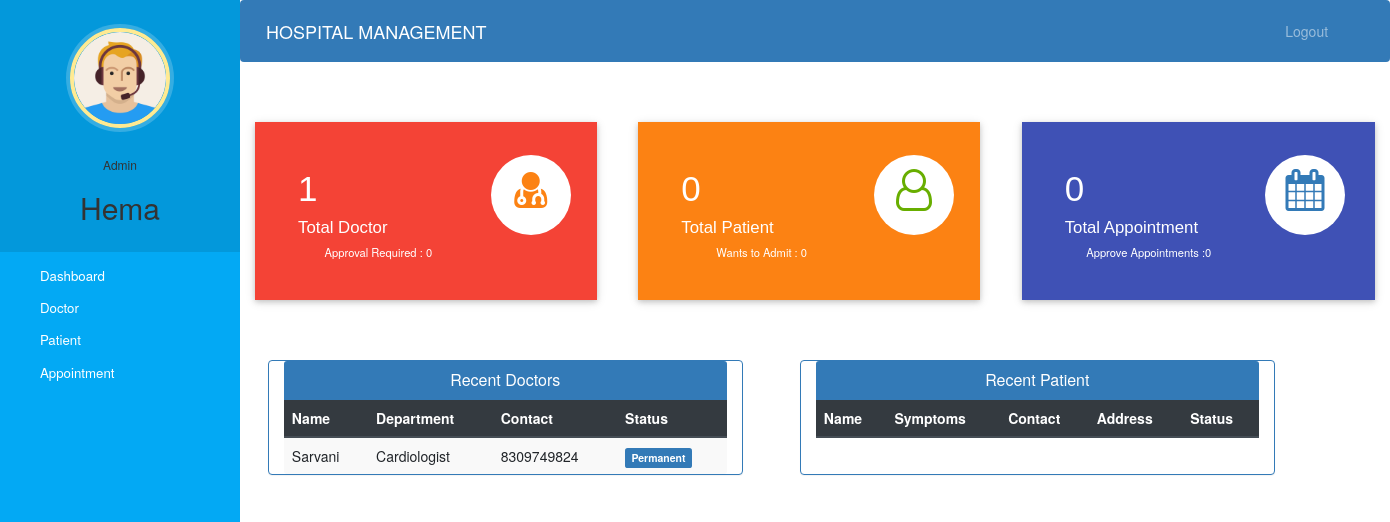
Page /admin-dashboard (signed in) on the committed database.
### hospital/models.py (models this page shows, shortened)
class Doctor(models.Model):
    user=models.OneToOneField(User,on_delete=models.CASCADE)
    profile_pic= models.ImageField(upload_to='profile_pic/DoctorProfilePic/',null=True,blank=True)
    address = models.CharField(max_length=40)
    mobile = models.CharField(max_length=20,null=True)
    department= models.CharField(max_length=50,choices=departments,default='Cardiologist')
    status=models.BooleanField(default=False)
    @property
    def get_name(self):
        return self.user.first_name+" "+self.user.last_name

### hospital/views.py (the view)
# urls.py: path('admin-dashboard', views.admin_dashboard_view,name='admin-dashboard'),
@login_required(login_url='adminlogin')
@user_passes_test(is_admin)
def admin_dashboard_view(request):
    doctors=models.Doctor.objects.all().order_by('-id')
    patients=models.Patient.objects.all().order_by('-id')
    doctorcount=models.Doctor.objects.all().filter(status=True).count()
    pendingdoctorcount=models.Doctor.objects.all().filter(status=False).count()
    patientcount=models.Patient.objects.all().filter(status=True).count()
    pendingpatientcount=models.Patient.objects.all().filter(status=False).count()
    appointmentcount=models.Appointment.objects.all().filter(status=True).count()
    pendingappointmentcount=models.Appointment.objects.all().filter(status=False).count()
    mydict={
    'doctors':doctors,
    'patients':patients,
    'doctorcount':doctorcount,
    'pendingdoctorcount':pendingdoctorcount,
    'patientcount':patientcount,
    'pendingpatientcount':pendingpatientcount,
    'appointmentcount':appointmentcount,
    'pendingappointmentcount':pendingappointmentcount,
    }
    return render(request,'hospital/admin_dashboard.html',context=mydict)

### hospital/views.py (called while the page is built)
def is_admin(user):
    return user.groups.filter(name='ADMIN').exists()

### templates/hospital/admin_dashboard.html (shortened to what this page needs)
{% extends 'hospital/admin_base.html' %}
{% load static %}
{% block content %}
{%include 'hospital/admin_dashboard_cards.html'%}
<br><br><br>
<div class="container">
  <div class="row">
    <div class="panel panel-primary col-md-5" style="margin-left:2%;">
      <div class="panel-heading" style="text-align:center;">
        <h6 class="panel-title">Recent Doctors</h6>
      </div>
      <table class="table table-hover table-striped" id="dev-table">
        <thead class="thead-dark">
          <tr>
            <th>Name</th>
            <th>Department</th>
            <th>Contact</th>
            <th>Status</th>
          </tr>
        </thead>
        {% for d in doctors %}
        <tr>
          <td> {{d.get_name}}</td>
          <td>{{d.department}}</td>
          <td>{{d.mobile}}</td>
          {%if d.status%}
          <td> <span class="label label-primary">Permanent</span></td>
          {% else %}
          <td> <span class="label label-success">On Hold</span></td>
          {% endif %}
        </tr>
        {% endfor %}
      </table>
    </div>
    <div class="panel panel-primary col-md-5" style="margin-left:5%;">
      <div class="panel-heading" style="text-align:center;">
        <h6 class="panel-title">Recent Patient</h6>
      </div>
      <table class="table table-hover table-striped" id="dev-table">
        <thead class="thead-dark">
          <tr>
            <th>Name</th>
            <th>Symptoms</th>
            <th>Contact</th>
            <th>Address</th>
            <th>Status</th>
          </tr>
        </thead>
      </table>
    </div>
  </div>
</div>
{% endblock content %}

### templates/hospital/admin_base.html (shortened to what this page needs)
<!DOCTYPE html>
{% load static %}
<html lang="en">
<head>
  <link rel="stylesheet" href="https://stackpath.bootstrapcdn.com/bootstrap/4.3.1/css/bootstrap.min.css">
  <link rel="stylesheet" href="https://maxcdn.bootstrapcdn.com/font-awesome/4.7.0/css/font-awesome.min.css">
  <link rel="stylesheet" href="{% static '/style.css' %}">
</head>
<body>
  <nav class="menu" tabindex="0">
    <header class="avatar">
      <img src="{% static "images/adminpropic.png" %}" />
      <br><br>
      <h6>Admin</h6>
      <h2>{{request.user.first_name}}</h2>
    </header>
    <ul>
      <li tabindex="0" class="icon-dashboard"> <a style="color:white; text-decoration:none;" href="/admin-dashboard"><span>Dashboard</span></a> </li>
      <li tabindex="0" class="icon-customers"> <a style="color:white; text-decoration:none;" href="/admin-doctor"><span>Doctor</span></a></li>
      <li tabindex="0" class="icon-users"> <a style="color:white; text-decoration:none;" href="/admin-patient"><span>Patient</span></a></li>
      <li tabindex="0" class="icon-calendar"> <a style="color:white; text-decoration:none;" href="/admin-appointment"><span>Appointment</span></a></li>
    </ul>
  </nav>
  <main>
    <div class="bs-example">
      <nav class="navbar navbar-expand-md  navbar-dark fixed-top" style="background:#337AB7;">
        <a href="/admin-dashboard" class="navbar-brand">HOSPITAL MANAGEMENT</a>
        <div class="collapse navbar-collapse justify-content-between" id="navbarCollapse">
          <div class="navbar-nav" style=" margin-left: 90%;">
            <a href="{% url 'admin-logout' %}" class="nav-item nav-link">Logout</a>
          </div>
        </div>
      </nav>
    </div>
    <br><br>
    {% block content %}
    {% endblock content %}
    <br><br><br><br>
  </main>
</body>
</html>

### static/style.css (style rules this page uses)
body { padding-left: 240px; }
main { position: relative; height: 100vh; }
.menu { background: #5bc995; height: 100vh; width: 240px; position: fixed; top: 0px; left: 0; z-index: 5; outline: none; }
.menu .avatar { background: rgba(0, 0, 0, 0.1); padding: 2em 0.5em; text-align: center; }
.menu .avatar img { width: 100px; border-radius: 50%; overflow: hidden; border: 4px solid #ffea92; box-shadow: 0 0 0 4px rgba(255, 255, 255, 0.2); }
.menu .avatar h2 { font-weight: normal; margin-bottom: 0; }
.menu ul { list-style: none; padding: 0.5em 0; margin: 0; }
.menu ul li { padding: 0.5em 1em 0.5em 3em; font-size: 0.95em; font-weight: regular; background-repeat: no-repeat; background-position: left 15px center; background-size: auto 20px; transition: all 0.15s linear; cursor: pointer; }
.menu ul li.icon-dashboard { background-image: url("http://www.entypo.com/images//gauge.svg"); }
.menu ul li.icon-customers { background-image: url("http://www.entypo.com/images//briefcase.svg"); }
.menu ul li.icon-users { background-image: url("http://www.entypo.com/images//users.svg"); }
.menu ul li.icon-calendar { background-image: url("http://www.entypo.com/images//calendar.svg"); }

### templates/hospital/admin_base.html (style rules this page uses)
a:link { text-decoration: none; }
a { color: white; }
body { padding-left: 240px; }
main { position: relative; height: 100vh; }
.menu { background: #03a9f4; height: 100vh; width: 240px; position: fixed; top: 0px; left: 0; z-index: 5; outline: none; }
.menu .avatar { background: rgba(0, 0, 0, 0.1); padding: 2em 0.5em; text-align: center; }
.menu .avatar img { width: 100px; border-radius: 50%; overflow: hidden; border: 4px solid #ffea92; box-shadow: 0 0 0 4px rgba(255, 255, 255, 0.2); }
.menu .avatar h2 { font-weight: normal; margin-bottom: 0; }
.menu ul { list-style: none; padding: 0.5em 0; margin: 0; }
.menu ul li { padding: 0.5em 1em 0.5em 3em; font-size: 0.95em; font-weight: regular; background-repeat: no-repeat; background-position: left 15px center; background-size: auto 20px; transition: all 0.15s linear; cursor: pointer; }
.menu ul li.icon-dashboard { background-image: url("http://www.entypo.com/images//gauge.svg"); }
.menu ul li.icon-customers { background-image: url("http://www.entypo.com/images//briefcase.svg"); }
.menu ul li.icon-users { background-image: url("http://www.entypo.com/images//users.svg"); }
.menu ul li.icon-calendar { background-image: url("http://www.entypo.com/images//calendar.svg"); }

### rows in the picture
Doctor: get_name "Sarvani", department "Cardiologist", mobile "8309749824", status "Permanent"

### other values in the picture
{{ request.user.first_name }} "Hema"
{{ doctorcount }} "1"
{{ pendingdoctorcount }} "0"
{{ patientcount }} "0"
{{ pendingpatientcount }} "0"
{{ appointmentcount }} "0"
{{ pendingappointmentcount }} "0"
